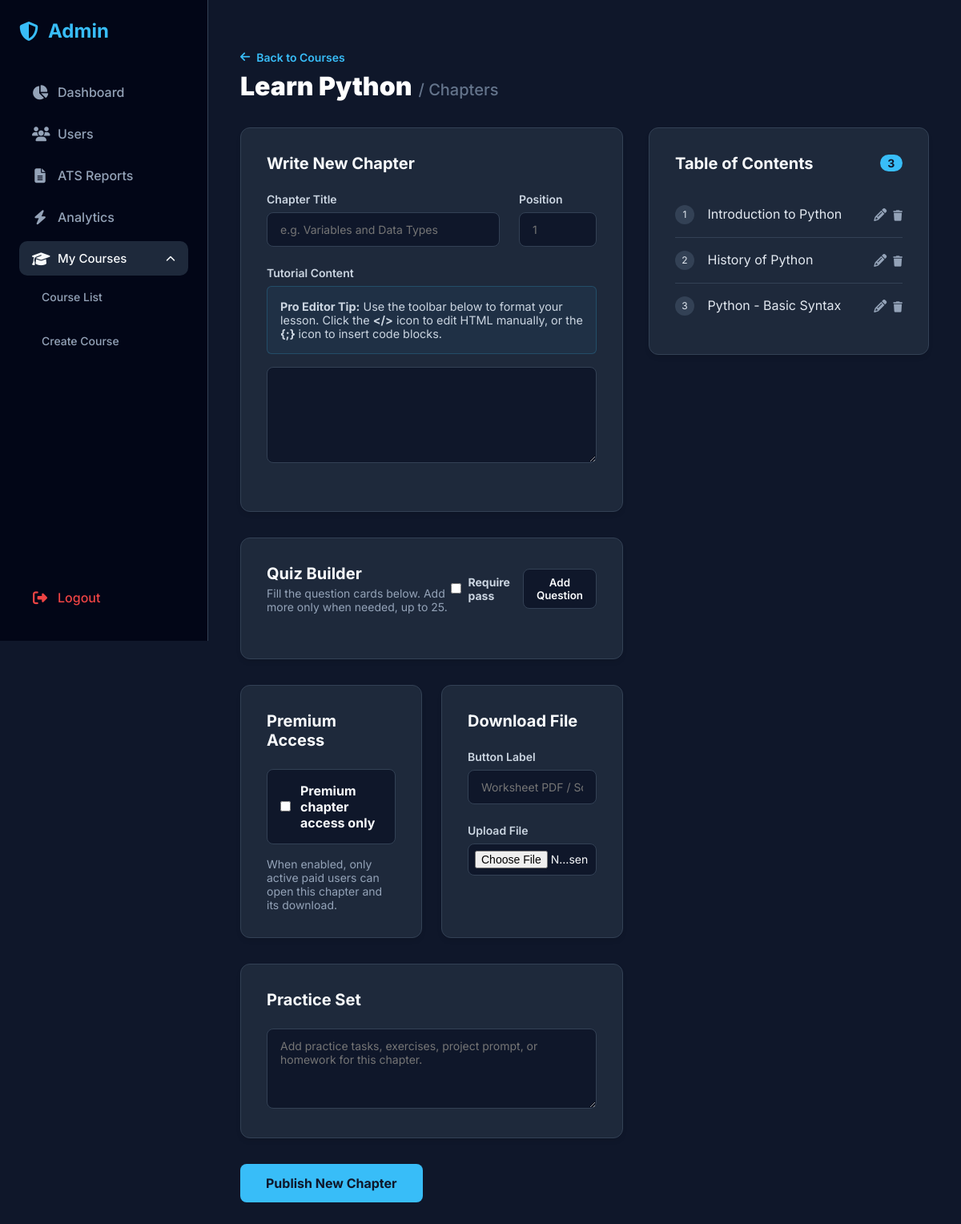
Page /admin/courses/3/manage (signed in) on the committed database.
### model.py (models this page shows)
class Course(db.Model):
    __tablename__ = 'courses'
    id = db.Column(db.Integer, primary_key=True)
    title = db.Column(db.String(200), nullable=False)
    slug = db.Column(db.String(200), nullable=False)
    description = db.Column(db.Text, nullable=True)

### tables this page shows
CREATE TABLE chapters (
            id INTEGER PRIMARY KEY AUTOINCREMENT,
            course_id INTEGER NOT NULL,
            title TEXT NOT NULL,
            position INTEGER NOT NULL,
            content TEXT,
            require_pass BOOLEAN DEFAULT 0,
            is_premium BOOLEAN DEFAULT 0,
            download_label TEXT,
            download_file TEXT,
            practice_set TEXT,
            FOREIGN KEY (course_id) REFERENCES courses(id) ON DELETE CASCADE
        );

### app.py (the view, shortened to what this page needs)
@app.route('/admin/courses/<int:course_id>/manage', methods=['GET', 'POST'])
def manage_course(course_id):
    if "admin" not in session:
        return redirect(url_for("admin_login"))
    db = get_db()
    course = db.execute("SELECT * FROM courses WHERE id = ?", (course_id,)).fetchone()
    if not course:
        flash("Course not found!", "error")
        return redirect(url_for('admin_courses'))
    chapters = db.execute("SELECT * FROM chapters WHERE course_id = ? ORDER BY position ASC", (course_id,)).fetchall()
    return render_template('manage_course.html', course=course, chapters=chapters, is_edit=False)

### app.py (called while the page is built)
def get_db():
    db = getattr(g, '_database', None)
    if db is None:
        db = g._database = sqlite3.connect("database.db")
        db.row_factory = sqlite3.Row  # Allows accessing columns by name
    return db

@app.teardown_appcontext
def close_connection(exception):
    db = getattr(g, '_database', None)
    if db is not None:
        db.close()

### templates/manage_course.html (shortened to what this page needs)
{% extends "admin_base.html" %}
{% block content %}
<div class="manage-page">
    <a href="{{ url_for('admin_courses') }}" class="back-link">
        <i class="fas fa-arrow-left"></i> Back to Courses
    </a>
    <h1 class="course-header">{{ course.title }} <span>/ Chapters</span></h1>
    <div class="manage-grid">
        <div class="main-content">
            <form action="{% if is_edit %}{{ url_for('edit_chapter', chapter_id=edit_chapter.id) }}{% else %}{{ url_for('manage_course', course_id=course.id) }}{% endif %}" method="POST" enctype="multipart/form-data">
                <div class="panel">
                    <h2 class="panel-title">{% if is_edit %}Edit Chapter{% else %}Write New Chapter{% endif %}</h2>
                    <div class="form-row">
                        <div class="form-group" style="margin-bottom:0;">
                            <label class="form-label">Chapter Title</label>
                            <input type="text" name="chapter_title" class="form-control" placeholder="e.g. Variables and Data Types" value="{% if is_edit %}{{ edit_chapter.title }}{% endif %}" required>
                        </div>
                        <div class="form-group" style="margin-bottom:0;">
                            <label class="form-label">Position</label>
                            <input type="number" name="position" class="form-control" placeholder="1" value="{% if is_edit %}{{ edit_chapter.position }}{% endif %}" required>
                        </div>
                    </div>
                    <div class="form-group" style="margin-top: 1.5rem;">
                        <label class="form-label">Tutorial Content</label>
                        <div class="info-box">
                            <strong>Pro Editor Tip:</strong> Use the toolbar below to format your lesson. Click the <strong>&lt;/&gt;</strong> icon to edit HTML manually, or the <strong>{;}</strong> icon to insert code blocks.
                        </div>
                        <div id="editor-container">
                            <textarea name="content" id="editor" class="form-control">
                                {% if is_edit %}{{ edit_chapter.content }}{% endif %}
                            </textarea>
                        </div>
                    </div>
                </div>
                <div class="panel">
                    <div class="panel-title">
                        <span>Quiz Builder <span style="font-size: 0.875rem; color:#94a3b8; font-weight:normal; display:block; margin-top:0.25rem;">Fill the question cards below. Add more only when needed, up to 25.</span></span>
                        <div style="display:flex; gap:1rem; align-items:center;">
                            <label style="font-size:0.875rem; color:#cbd5e1; display:flex; align-items:center; gap:0.5rem; cursor:pointer;">
                                <input type="checkbox" name="require_pass" value="1" {% if is_edit and edit_chapter.require_pass %}checked{% endif %}> Require pass
                            </label>
                            <button type="button" class="btn-add-question" id="addQuestionBtn">Add Question</button>
                        </div>
                    </div>
                </div>
                <div class="split-cards">
                    <div class="panel">
                        <h2 class="panel-title">Premium Access</h2>
                        <label style="background:#0f172a; border:1px solid #334155; padding:1rem; border-radius:0.5rem; display:flex; align-items:center; gap:0.75rem; cursor:pointer; color:#f8fafc;">
                            <input type="checkbox" name="is_premium" value="1" {% if is_edit and edit_chapter.is_premium %}checked{% endif %}>
                            <strong>Premium chapter access only</strong>
                        </label>
                        <p style="color:#94a3b8; font-size:0.875rem; margin-top:1rem;">When enabled, only active paid users can open this chapter and its download.</p>
                    </div>
                    <div class="panel">
                        <h2 class="panel-title">Download File</h2>
                        <div class="form-group">
                            <label class="form-label">Button Label</label>
                            <input type="text" name="download_label" class="form-control" placeholder="Worksheet PDF / Source files" value="{% if is_edit and edit_chapter.download_label %}{{ edit_chapter.download_label }}{% endif %}">
                        </div>
                        <div class="form-group" style="margin-bottom:0;">
                            <label class="form-label">Upload File {% if is_edit and edit_chapter.download_file %}(<span style="color:#38bdf8;">Has Existing File</span>){% endif %}</label>
                            <input type="file" name="download_file" class="form-control" style="padding:0.5rem;">
                        </div>
                    </div>
                </div>
                <div class="panel">
                    <h2 class="panel-title">Practice Set</h2>
                    <textarea name="practice_set" class="form-control" placeholder="Add practice tasks, exercises, project prompt, or homework for this chapter." style="min-height:100px;"></textarea>
                </div>
                <button type="submit" class="btn-primary">{% if is_edit %}Update Chapter{% else %}Publish New Chapter{% endif %}</button>
                <br><br>
            </form>
        </div>
        <div class="sidebar-toc panel">
            <h2 class="panel-title">
                Table of Contents
                <span class="toc-count">{{ chapters|length }}</span>
            </h2>
            <div class="toc-list">
                {% if chapters and chapters|length > 0 %}
                    {% for chap in chapters %}
                    <div class="toc-item {% if is_edit and chap.id == edit_chapter.id %}editing-now{% endif %}">
                        <div>
                            <span class="toc-number">{{ loop.index }}</span>
                            {{ chap.title }}
                        </div>
                        <div class="toc-actions">
                            <a href="{{ url_for('edit_chapter', chapter_id=chap.id) }}" title="Edit Chapter">
                                <i class="fas fa-pencil-alt"></i>
                            </a>
                            <form action="{{ url_for('delete_chapter', chapter_id=chap.id, course_id=course.id) }}" method="POST" style="margin: 0; display: inline;" onsubmit="return confirm('Are you sure you want to delete this chapter?');">
                                <button type="submit" title="Delete Chapter" style="background: none; border: none; padding: 0; cursor: pointer; color: #94a3b8; transition: color 0.2s;" onmouseover="this.style.color='#f87171'" onmouseout="this.style.color='#94a3b8'">
                                    <i class="fas fa-trash"></i>
                                </button>
                            </form>
                        </div>
                    </div>
                    {% endfor %}
                {% else %}
                    <div class="toc-item" style="border-bottom: none; color: #94a3b8; font-style: italic; font-size: 0.875rem;">
                        No chapters added yet. Create your first one on the left!
                    </div>
                {% endif %}
            </div>
        </div>
    </div>
</div>
{% endblock %}

### templates/admin_base.html (style rules this page uses)
:root { --bg-main: #0f172a; --bg-side: #020617; --card-bg: #1e293b; --accent-primary: #38bdf8; --text-main: #f8fafc; --text-muted: #94a3b8; --danger: #ef4444; --success: #22c55e; --warning: #f59e0b; --border: #334155; }
* { margin: 0; padding: 0; box-sizing: border-box; font-family: 'Inter', sans-serif; }
body { display: flex; background: var(--bg-main); color: var(--text-main); min-height: 100vh; }

### templates/manage_course.html (style rules this page uses)
.manage-page { margin-top: 20px; font-family: 'Inter', system-ui, sans-serif; color: #e2e8f0; width: 100%; max-width: 1200px; box-sizing: border-box; }
.manage-page * { box-sizing: inherit; }
.back-link { display: inline-flex; align-items: center; gap: 0.5rem; color: #38bdf8; text-decoration: none; font-size: 0.875rem; font-weight: 600; margin-bottom: 0.5rem; }
.course-header { font-size: 2rem; font-weight: 900; color: #ffffff; margin: 0 0 2rem 0; display: flex; align-items: baseline; gap: 0.5rem; }
.course-header span { font-size: 1.25rem; font-weight: 500; color: #64748b; }
.manage-grid { display: grid; grid-template-columns: 1fr 350px; gap: 2rem; align-items: start; }
.panel { background-color: #1e293b; border-radius: 12px; border: 1px solid #334155; padding: 2rem; box-shadow: 0 4px 6px -1px rgba(0, 0, 0, 0.1); margin-bottom: 2rem; }
.panel-title { font-size: 1.25rem; font-weight: 700; color: #f8fafc; margin: 0 0 1.5rem 0; display: flex; justify-content: space-between; align-items: center; }
.form-row { display: grid; grid-template-columns: 3fr 1fr; gap: 1.5rem; margin-bottom: 1.5rem; }
.form-group { margin-bottom: 1.5rem; }
.form-label { display: block; color: #cbd5e1; font-weight: 600; font-size: 0.875rem; margin-bottom: 0.5rem; }
.form-control { width: 100%; background-color: #0f172a; color: #f8fafc; border: 1px solid #334155; border-radius: 0.5rem; padding: 0.75rem 1rem; font-size: 0.875rem; outline: none; transition: border-color 0.2s; }
textarea.form-control { resize: vertical; min-height: 120px; }
.info-box { background-color: rgba(56, 189, 248, 0.05); border: 1px solid rgba(56, 189, 248, 0.2); padding: 1rem; border-radius: 6px; margin-bottom: 1rem; font-size: 0.9rem; color: #cbd5e1; }
.btn-add-question { background-color: #0f172a; color: #f8fafc; border: 1px solid #334155; padding: 0.5rem 1rem; border-radius: 0.5rem; cursor: pointer; font-weight: 600; transition: background 0.2s; }
.sidebar-toc { position: sticky; top: 20px; }
.toc-count { background: #38bdf8; color: #0f172a; border-radius: 999px; padding: 0.1rem 0.6rem; font-size: 0.875rem; }
.toc-item { display: flex; justify-content: space-between; align-items: center; padding: 1rem 0; border-bottom: 1px solid #334155; }
.toc-item:last-child { border-bottom: none; }
.toc-number { background: #334155; width: 24px; height: 24px; border-radius: 50%; display: inline-flex; align-items: center; justify-content: center; font-size: 0.75rem; margin-right: 0.75rem; }
.toc-actions { display: flex; gap: 0.5rem; align-items: center; }
.toc-actions a { color: #94a3b8; transition: color 0.2s; }
.split-cards { display: grid; grid-template-columns: 1fr 1fr; gap: 1.5rem; }
.btn-primary { background-color: #38bdf8; color: #0f172a; font-weight: 700; padding: 0.875rem 2rem; border-radius: 0.5rem; border: none; cursor: pointer; font-size: 1rem; width: auto; }

### rows in the picture
Course: title "Learn Python"
chapters: title "Introduction to Python"
chapters: title "History of Python"
chapters: title "Python - Basic Syntax"

### other values in the picture
{{ chapters|length }} "3"
